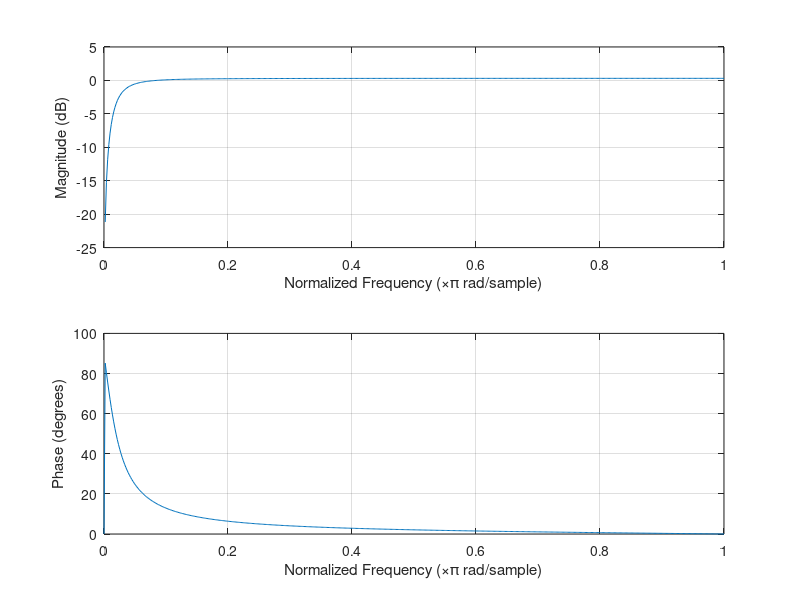
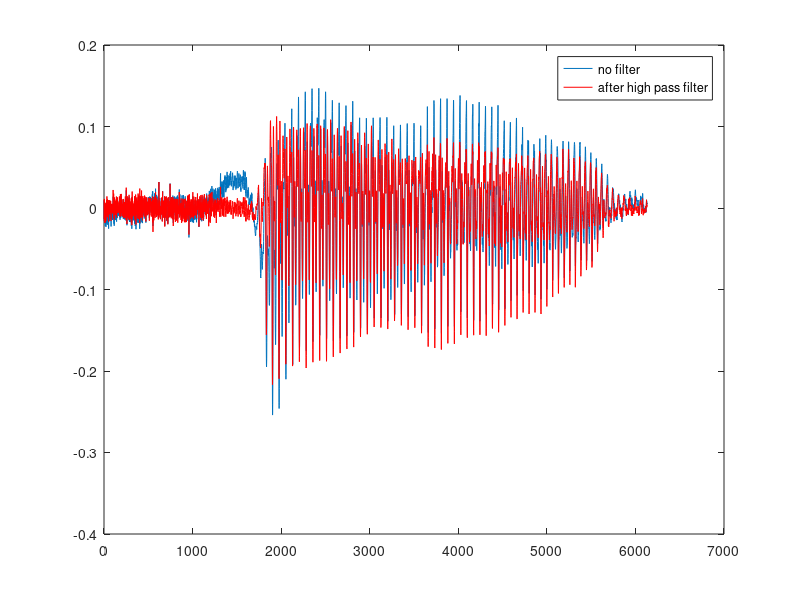

Write MATLAB code to recreate these figures, in order.
close all;
clear all;
clc;
% freqz(([1,-.9], 1); %pre
freqz([1, -1], [1,-0.93]);

load task5.mat;
figure 
plot(t1)
y = filter([1, -1], [1,-0.92], t1);
hold on
plot(y, 'r');
legend('no filter','after high pass filter');

